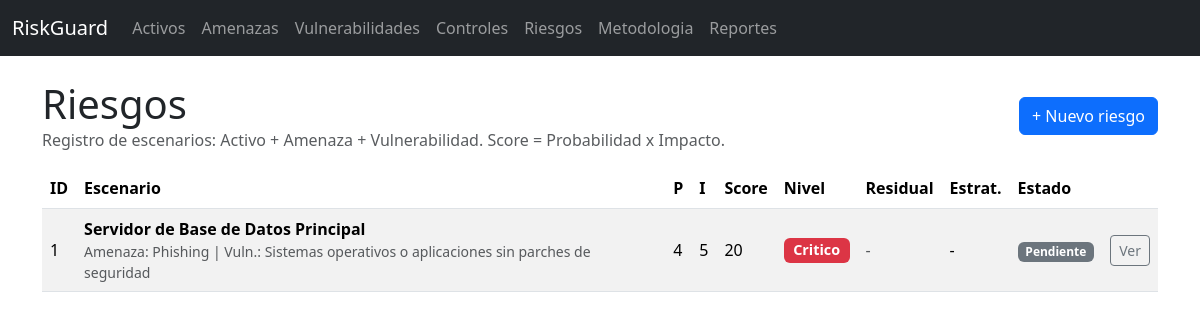
/risks, run on an earlier commit of the app's database.
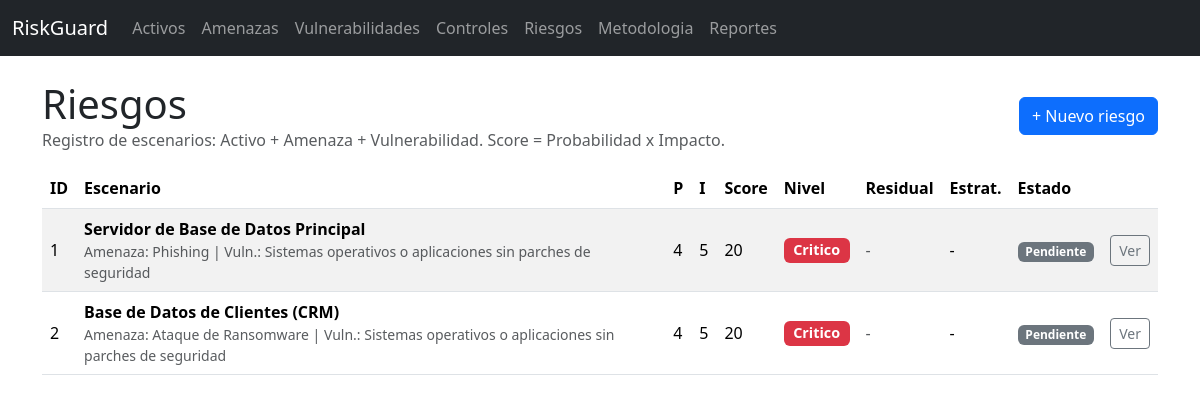
And on a later commit of the database.
### models.py (models this page shows, shortened)
class RiskScenario(db.Model):
    id = db.Column(db.Integer, primary_key=True)
    asset_id = db.Column(db.Integer, db.ForeignKey("asset.id"), nullable=False)
    threat_id = db.Column(db.Integer, db.ForeignKey("threat.id"), nullable=False)
    vulnerability_id = db.Column(db.Integer, db.ForeignKey("vulnerability.id"), nullable=False)
    existing_controls = db.Column(db.Text)
    probability = db.Column(db.Integer, nullable=False, default=3)  # 1-5
    impact_override = db.Column(db.Integer, nullable=True)  # 1-5 optional
    treatment_strategy = db.Column(db.String(20), nullable=True)  # Mitigar/Transferir/Aceptar/Evitar
    responsible = db.Column(db.String(120), nullable=True)
    due_date = db.Column(db.Date, nullable=True)
    status = db.Column(db.String(30), nullable=False, default="Pendiente")
    acceptance_justification = db.Column(db.Text, nullable=True)
    acceptance_approved_by = db.Column(db.String(120), nullable=True)
    residual_probability = db.Column(db.Integer, nullable=True)
    residual_impact = db.Column(db.Integer, nullable=True)
    completed_at = db.Column(db.Date, nullable=True)
    observations = db.Column(db.Text, nullable=True)
    created_at = db.Column(db.DateTime, default=datetime.utcnow)
    last_review_at = db.Column(db.DateTime, nullable=True)
    asset = db.relationship("Asset", back_populates="risks")
    threat = db.relationship("Threat")
    vulnerability = db.relationship("Vulnerability")
    proposed_controls = db.relationship("Control", secondary=risk_controls, lazy="subquery")
    incidents = db.relationship("Incident", back_populates="risk", cascade="all, delete-orphan")
    def impact_value(self) -> int:
        if self.impact_override:
            return int(self.impact_override)
        return int(self.asset.impact_value)
    def inherent_score(self) -> int:
        return int(self.probability) * int(self.impact_value())
    def inherent_level(self) -> str:
        return risk_level(self.inherent_score())
    def residual_score(self) -> int | None:
        if self.residual_probability is None and self.residual_impact is None:
            return None
        rp = int(self.residual_probability) if self.residual_probability is not None else int(self.probability)
        ri = int(self.residual_impact) if self.residual_impact is not None else int(self.impact_value())
        return rp * ri

class Asset(db.Model):
    id = db.Column(db.Integer, primary_key=True)
    name = db.Column(db.String(120), nullable=False)
    asset_type = db.Column(db.String(50), nullable=False)
    description = db.Column(db.Text)
    owner = db.Column(db.String(120))
    process = db.Column(db.String(120))
    confidentiality = db.Column(db.Integer, nullable=False, default=1)
    integrity = db.Column(db.Integer, nullable=False, default=1)
    availability = db.Column(db.Integer, nullable=False, default=1)
    created_at = db.Column(db.DateTime, default=datetime.utcnow)
    risks = db.relationship("RiskScenario", back_populates="asset", cascade="all, delete-orphan")
    @property
    def cid_total(self) -> int:
        return int(self.confidentiality) + int(self.integrity) + int(self.availability)
    @property
    def impact_value(self) -> int:
        return cid_to_impact(self.cid_total)

class Threat(db.Model):
    id = db.Column(db.Integer, primary_key=True)
    name = db.Column(db.String(120), nullable=False)
    category = db.Column(db.String(80), nullable=False)
    description = db.Column(db.Text)

class Vulnerability(db.Model):
    id = db.Column(db.Integer, primary_key=True)
    name = db.Column(db.String(120), nullable=False)
    category = db.Column(db.String(80), nullable=False)
    description = db.Column(db.Text)

### app.py (the view)
    @app.route("/risks")
    def risks_list():
        risks = RiskScenario.query.all()
        risks = sorted(risks, key=lambda r: (severity_rank(r.inherent_level()), r.inherent_score()), reverse=True)
        return render_template("risks/list.html", risks=risks)

### utils.py (called while the page is built)
def risk_level(score: int) -> str:
    if score <= 5:
        return "Bajo"
    if score <= 10:
        return "Medio"
    if score <= 15:
        return "Alto"
    return "Critico"

def cid_to_impact(cid_total: int) -> int:
    if cid_total <= 4:
        return 1
    if cid_total <= 7:
        return 3
    return 5

def severity_rank(level: str) -> int:
    order = {"Bajo": 1, "Medio": 2, "Alto": 3, "Critico": 4}
    return order.get(level, 0)

### templates/risks/list.html (shortened to what this page needs)
{% extends 'base.html' %}
{% block content %}
<div class="d-flex justify-content-between align-items-center mb-3">
  <div>
    <h1 class="mb-0">Riesgos</h1>
    <div class="text-muted">Registro de escenarios: Activo + Amenaza + Vulnerabilidad. Score = Probabilidad x Impacto.</div>
  </div>
  <a class="btn btn-primary" href="{{ url_for('risks_new') }}">+ Nuevo riesgo</a>
</div>
<div class="table-responsive">
<table class="table table-striped">
  <thead>
    <tr>
      <th>ID</th>
      <th>Escenario</th>
      <th>P</th>
      <th>I</th>
      <th>Score</th>
      <th>Nivel</th>
      <th>Residual</th>
      <th>Estrat.</th>
      <th>Estado</th>
      <th></th>
    </tr>
  </thead>
  <tbody>
    {% for r in risks %}
    <tr>
      <td>{{ r.id }}</td>
      <td>
        <div class="fw-semibold">{{ r.asset.name }}</div>
        <div class="small text-muted">Amenaza: {{ r.threat.name }} | Vuln.: {{ r.vulnerability.name }}</div>
      </td>
      <td>{{ r.probability }}</td>
      <td>{{ r.impact_value() }}</td>
      <td>{{ r.inherent_score() }}</td>
      <td>
        {% set lvl = r.inherent_level() %}
        <span class="badge badge-level {% if lvl=='Critico' %}text-bg-danger{% elif lvl=='Alto' %}text-bg-warning{% elif lvl=='Medio' %}text-bg-primary{% else %}text-bg-success{% endif %}">{{ lvl }}</span>
      </td>
      <td>
        {% if r.residual_score() %}
          <div class="fw-semibold">{{ r.residual_score() }} ({{ r.residual_level() }})</div>
        {% else %}
          <span class="text-muted">-</span>
        {% endif %}
      </td>
      <td>{{ r.treatment_strategy or '-' }}</td>
      <td>
        <span class="badge {% if r.status=='Implementado' %}text-bg-success{% elif r.status=='En progreso' %}text-bg-warning{% else %}text-bg-secondary{% endif %}">{{ r.status }}</span>
      </td>
      <td class="text-end">
        <a class="btn btn-sm btn-outline-secondary" href="{{ url_for('risks_detail', risk_id=r.id) }}">Ver</a>
      </td>
    </tr>
    {% endfor %}
  </tbody>
</table>
</div>
{% endblock %}

What changed in the data, as far as the page shows it:
added RiskScenario: id "2", asset.name "Base de Datos de Clientes (CRM)", threat.name "Ataque de Ransomware", vulnerability.name "Sistemas operativos o aplicaciones sin parches de seguridad", probability "4", impact_value "5", inherent_score "20", lvl "Critico", treatment_strategy "-", status "Pendiente"
